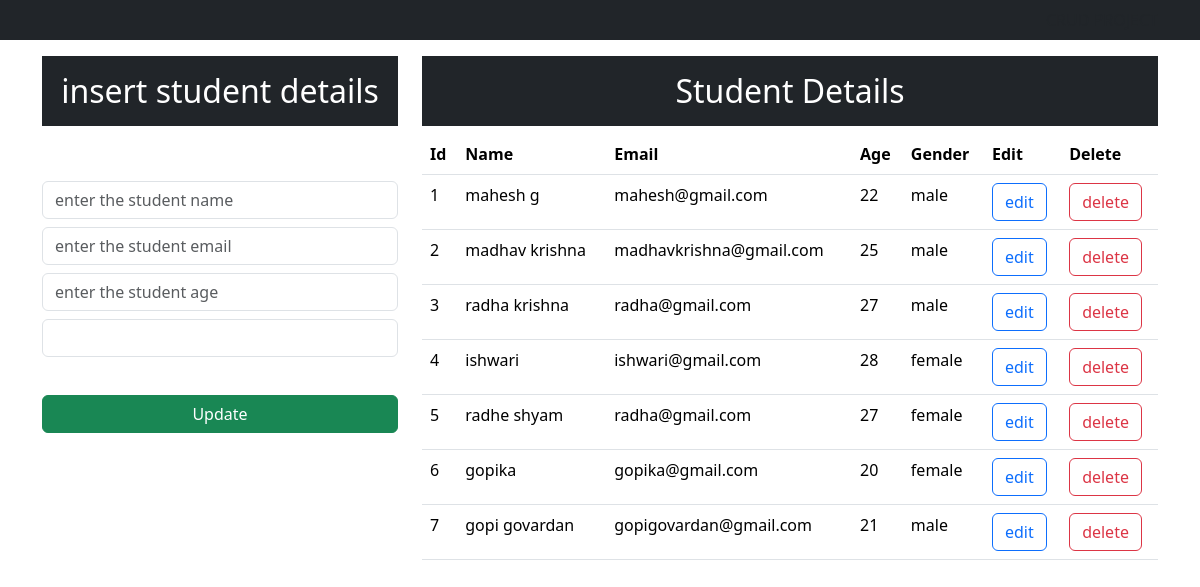
The page / on the database its author committed.
### app/models.py (models this page shows, shortened)
class Student(models.Model):
    name=models.CharField(max_length=25,blank=False)
    email=models.EmailField()
    age=models.IntegerField()
    gender=models.CharField(max_length=25,blank=False)

### app/views.py (the view)
# urls.py: path('',views.index),
def index(request):
    data=Student.objects.all()
    context={"data":data}
    return render(request,"index.html",context)

### templates/index.html (shortened to what this page needs)
<!DOCTYPE html>
<html lang="en">
<head>
    <link href="https://cdn.jsdelivr.net/npm/bootstrap@5.3.3/dist/css/bootstrap.min.css" rel="stylesheet">
</head>
<body>
    <nav class="navbar navbar-expand-lg navbar-dark bg-dark">
        <div class="container">
        </div>
    </nav>
    <div class="container mt-3">
        <div class="row">
            <div class="col-md-4">
                <h2 class="text-white bg-dark text-center p-3">insert student details<h2>
                    <br>
                    <form action="/update" method="post">  {% csrf_token %}
                        <div class="form-group">
                            <input type="text" class="form-control mt-2" placeholder="enter the student name" name="name" value={{d.name}}>
                        </div>
                        <div class="form-group">
                            <input type="email" class="form-control mt-2" placeholder="enter the student email" name="email" value={{d.email}}>
                        </div>
                    <div class="form-group">
                        <input type="number" class="form-control mt-2" placeholder="enter the student age" name="age" value={{d.age}}>
                    </div>
                    <div class="form-group">
                    <select name="gender" class="form-control mt-2" id="gender">
                        <option selected>{{d.gender}}</option>
                        <option value="male">male</option>
                        </select>
                    </div>
                <div class="d-grid gap-2">
                    <button class="btn btn-success" type="submit">Update</button>
                </div>
                </form>
            </div>
            <div class="col-md-8">
            <h2 class="text-center text-white bg-dark p-3">Student Details</h2>
            <table class="table">
             <thead>
                 <tr>
                     <th>Id</th>
                     <th>Name</th>
                     <th>Email</th>
                     <th>Age</th>
                     <th>Gender</th>
                     <th>Edit</th>
                     <th>Delete</th>
                 </tr>
             </thead>
             <tbody>
                {% for d in data %}
                <tr>
                    <td>{{d.id}}</td>
                    <td>{{d.name}}</td>
                    <td>{{d.email}}</td>
                    <td>{{d.age}}</td>
                    <td>{{d.gender}}</td>
                    <td><a button href="/update/{{d.id}}" class="btn btn-outline-primary">edit</a></button></td>
                    <td><a button href="/delete/{{d.id}}" class="btn btn-outline-danger">delete</a></button></td>
                </tr>
                {% endfor %}
           </div>
            </div>
        </div>
</body>
</html>

### rows shown on the page
Student: id "1", name "mahesh g", email "mahesh@gmail.com", age "22", gender "male"
Student: id "2", name "madhav krishna", email "madhavkrishna@gmail.com", age "25", gender "male"
Student: id "3", name "radha krishna", email "radha@gmail.com", age "27", gender "male"
Student: id "4", name "ishwari", email "ishwari@gmail.com", age "28", gender "female"
Student: id "5", name "radhe shyam", email "radha@gmail.com", age "27", gender "female"
Student: id "6", name "gopika", email "gopika@gmail.com", age "20", gender "female"
Student: id "7", name "gopi govardan", email "gopigovardan@gmail.com", age "21", gender "male"
